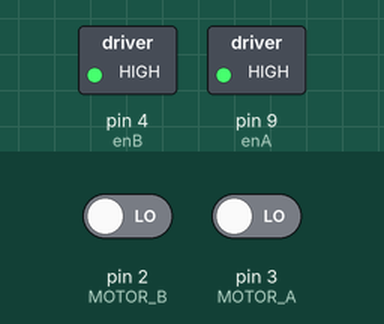
Simulated run of this sketch. Board: Arduino Uno, built with avr-gcc and run on an emulated ATmega328P. Parts: switched loads named in the sketch (green lamp = pin HIGH). Inputs (shaded band) come from the test bench; at power-on: pin 2 (MOTOR_B) LOW, pin 3 (MOTOR_A) LOW.

Above: at 0.1 s.
Timing chart, 0 to 1.6 s (numbered marks = the images above):
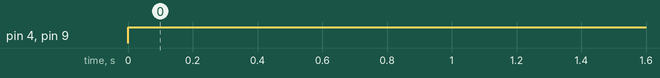

The sketch:

car.ino
```cpp
const byte MOTOR_A = 3;  // Motor 2 Interrupt Pin - INT 1 - Right Motor
const byte MOTOR_B = 2;  // Motor 1 Interrupt Pin - INT 0 - Left Motor
const float stepcount = 20.00;
const float wheeldiameter = 66.10;
volatile int counter_A = 0;
volatile int counter_B = 0;


int enA = 9;
int in1 = 8;
int in2 = 7;
int enB = 4;
int in3 = 5;
int in4 = 6;

void ISR_countA()
{
  counter_A++;
}
void ISR_countB()
{
  counter_B++;
}
int CMtoSteps(float cm) {

  int result;  // Final calculation result
  float circumference = (wheeldiameter * 3.14) / 10; // Calculate wheel circumference in cm
  float cm_step = circumference / stepcount;  // CM per Step

  float f_result = cm / cm_step;  // Calculate result as a float
  result = (int) f_result; // Convert to an integer (note this is NOT rounded)

  return result;  // End and return result

}

// Function to Move Forward
void MoveForward(int steps, int mspeed)
{
   counter_A = 0;  //  reset counter A to zero
   counter_B = 0;  //  reset counter B to zero

   // Set Motor A forward
   digitalWrite(in1, HIGH);
   digitalWrite(in2, LOW);

   // Set Motor B forward
   digitalWrite(in3, HIGH);
   digitalWrite(in4, LOW);

   // Go forward until step value is reached
   while (steps > counter_A && steps > counter_B) {

    if (steps > counter_A) {
    analogWrite(enA, mspeed);
    } else {
    analogWrite(enA, 0);
    }
    if (steps > counter_B) {
    analogWrite(enB, mspeed);
    } else {
    analogWrite(enB, 0);
    }
   }

  analogWrite(enA, 0);
  analogWrite(enB, 0);
  counter_A = 0;
  counter_B = 0;

}

void MoveReverse(int steps, int mspeed)
{
   counter_A = 0;
   counter_B = 0;
  digitalWrite(in1, LOW);
  digitalWrite(in2, HIGH);
  digitalWrite(in3, LOW);
  digitalWrite(in4, HIGH);

   while (steps > counter_A && steps > counter_B) {

    if (steps > counter_A) {
    analogWrite(enA, mspeed);
    } else {
    analogWrite(enA, 0);
    }
    if (steps > counter_B) {
    analogWrite(enB, mspeed);
    } else {
    analogWrite(enB, 0);
    }
    }

  analogWrite(enA, 0);
  analogWrite(enB, 0);
  counter_A = 0;
  counter_B = 0;

}

void SpinRight(int steps, int mspeed)
{
   counter_A = 0;
   counter_B = 0;

  digitalWrite(in1, LOW);
  digitalWrite(in2, HIGH);
  digitalWrite(in3, HIGH);
  digitalWrite(in4, LOW);


   while (steps > counter_A && steps > counter_B) {

    if (steps > counter_A) {
    analogWrite(enA, mspeed);
    } else {
    analogWrite(enA, 0);
    }
    if (steps > counter_B) {
    analogWrite(enB, mspeed);
    } else {
    analogWrite(enB, 0);
    }
   }
  analogWrite(enA, 0);
  analogWrite(enB, 0);
  counter_A = 0;
  counter_B = 0;

}


void SpinLeft(int steps, int mspeed)
{
   counter_A = 0;
   counter_B = 0;

  digitalWrite(in1, HIGH);
  digitalWrite(in2, LOW);
  digitalWrite(in3, LOW);
  digitalWrite(in4, HIGH);

   while (steps > counter_A && steps > counter_B) {

    if (steps > counter_A) {
    analogWrite(enA, mspeed);
    } else {
    analogWrite(enA, 0);
    }
    if (steps > counter_B) {
    analogWrite(enB, mspeed);
    } else {
    analogWrite(enB, 0);
    }
  }
  analogWrite(enA, 0);
  analogWrite(enB, 0);
  counter_A = 0;
  counter_B = 0;

}

void setup()
{
  // Attach the Interrupts to their ISR's
  attachInterrupt(digitalPinToInterrupt (MOTOR_A), ISR_countA, RISING);  // Increase counter A when speed sensor pin goes High
  attachInterrupt(digitalPinToInterrupt (MOTOR_B), ISR_countB, RISING);  // Increase counter B when speed sensor pin goes High

  // Test Motor Movement  - Experiment with your own sequences here

  MoveForward(CMtoSteps(100), 255);  // Forward half a metre at 255 speed
  delay(1000);  // Wait one second


}


void loop()
{

}
```

Measured:
- by itself, pin 4 (enB), pin 9 (enA): LOW → HIGH at 0.00 s
